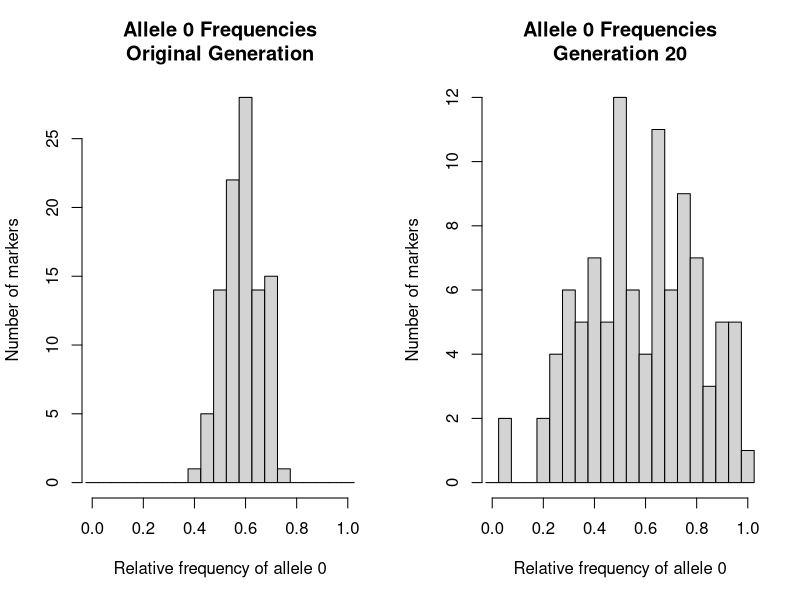
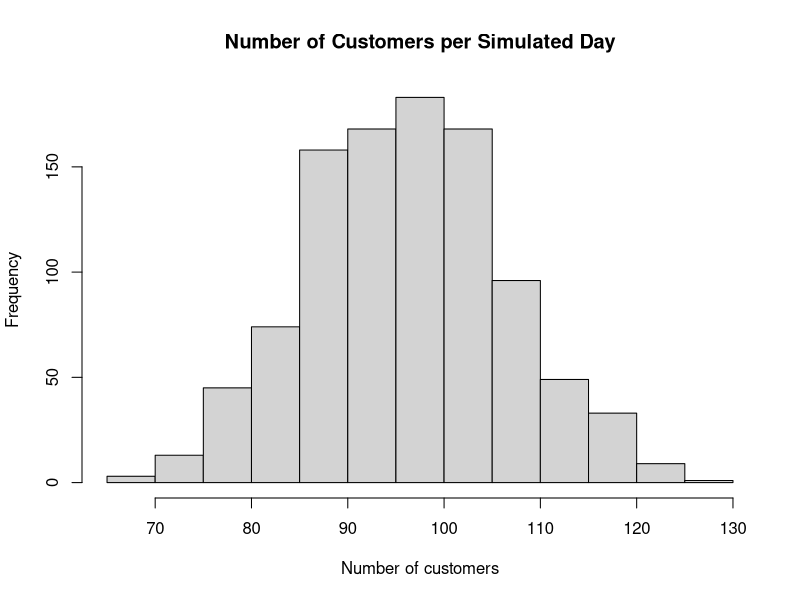
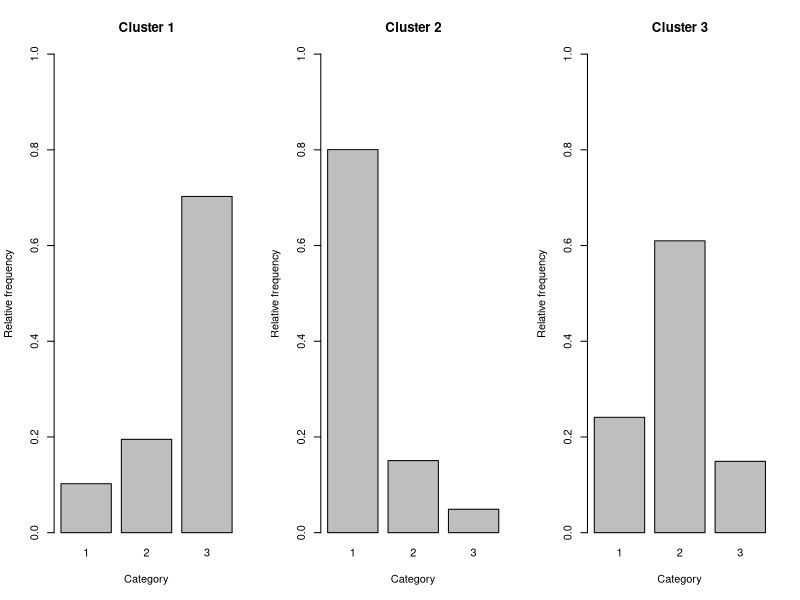

Generate these figures, in order, with R:
# Probabilistic simulation: genetic drift, customers and latent groups
# Extracted from my DATA202 Assignment 3 (code chunks in their original order).
# Requires base R only. From inside this project folder run:
# source("simulations.R")

set.seed(9876)

N <- 50
L <- 100
num_generations <- 21

# Make a new generation from the previous one
breed_new_gen <- function(df) {
    N <- nrow(df)
    L <- ncol(df) / 2

    df_new <- matrix(NA_integer_, nrow = N, ncol = L * 2)

    for (i in 1:N) {
        # Pick two different parents for this child
        parent_idxs <- sample(1:N, 2, replace = FALSE)
        parent1 <- parent_idxs[1]
        parent2 <- parent_idxs[2]

        # Randomly choose which copy each parent passes on at every marker
        allele_idxs <- matrix(
            sample(1:2, L * 2, replace = TRUE),
            nrow = L,
            ncol = 2
        )

        for (l in 1:L) {
            # The first copy comes from parent 1
            df_new[i, 2 * (l - 1) + 1] <-
                df[parent1, 2 * (l - 1) + allele_idxs[l, 1]]

            # The second copy comes from parent 2
            df_new[i, 2 * (l - 1) + 2] <-
                df[parent2, 2 * (l - 1) + allele_idxs[l, 2]]
        }
    }

    return(df_new)
}

# Start with a 60% chance of allele 0 and a 40% chance of allele 1
initial_population <- matrix(
    sample(
        0:1,
        N * L * 2,
        replace = TRUE,
        prob = c(0.6, 0.4)
    ),
    nrow = N,
    ncol = L * 2
)

# Keep the data from every generation. Each row is a person,
# each pair of columns is a marker, and each array slice is a generation.
all_generations <- array(
    NA_integer_,
    dim = c(N, L * 2, num_generations)
)

all_generations[, , 1] <- initial_population

# Use each generation to produce the next one
for (g in 2:num_generations) {
    all_generations[, , g] <-
        breed_new_gen(all_generations[, , g - 1])
}

# Check that all 21 generations were saved
dim(all_generations)

# Randomly choose 20 people from each generation without replacement
initial_sample_idxs <- sample(1:N, 20, replace = FALSE)
final_sample_idxs <- sample(1:N, 20, replace = FALSE)

initial_sample <- all_generations[initial_sample_idxs, , 1]
final_sample <- all_generations[final_sample_idxs, , num_generations]

# Work out the proportion of allele 0 for each marker
initial_freq <- sapply(1:L, function(j) {
    cols <- 2 * (j - 1) + (1:2)
    sum(initial_sample[, cols] == 0) / (20 * 2)
})

final_freq <- sapply(1:L, function(j) {
    cols <- 2 * (j - 1) + (1:2)
    sum(final_sample[, cols] == 0) / (20 * 2)
})

# Show the lowest and highest frequencies in each sample
range(initial_freq)
range(final_freq)

par(mfrow = c(1, 2))

hist(
    initial_freq,
    breaks = seq(-0.025, 1.025, by = 0.05),
    xlim = c(0, 1),
    main = "Allele 0 Frequencies\nOriginal Generation",
    xlab = "Relative frequency of allele 0",
    ylab = "Number of markers"
)

hist(
    final_freq,
    breaks = seq(-0.025, 1.025, by = 0.05),
    xlim = c(0, 1),
    main = "Allele 0 Frequencies\nGeneration 20",
    xlab = "Relative frequency of allele 0",
    ylab = "Number of markers"
)

par(mfrow = c(1, 1))

set.seed(2026)

simulate_day <- function() {
    current_time <- 0
    number_customers <- 0

    while (TRUE) {
        # Use the rate for the time when the gap starts
        if (current_time < 180) {
            gap <- rexp(1, rate = 1/8)
        } else {
            gap <- rexp(1, rate = 1/4)
        }

        next_arrival <- current_time + gap

        # Do not count someone who arrives after 5pm
        if (next_arrival > 480) {
            break
        }

        number_customers <- number_customers + 1
        current_time <- next_arrival
    }

    return(number_customers)
}

# Repeat the shop day simulation 1000 times
daily_customers <- replicate(1000, simulate_day())

# Calculate the lowest count, highest count and average
customer_range <- range(daily_customers)
customer_mean <- mean(daily_customers)

customer_range
customer_mean

hist(
    daily_customers,
    main = "Number of Customers per Simulated Day",
    xlab = "Number of customers",
    ylab = "Frequency"
)

set.seed(1010)

N <- 10000
p <- 5

# Randomly decide which cluster each observation belongs to
clusters <- sample(
    1:3,
    size = N,
    replace = TRUE,
    prob = c(0.20, 0.50, 0.30)
)

# Store the five category values for each observation
output <- matrix(NA_integer_, nrow = N, ncol = p)

# Cluster 1: category probabilities 0.10, 0.20, 0.70
output[clusters == 1, ] <- sample(
    1:3,
    sum(clusters == 1) * p,
    replace = TRUE,
    prob = c(0.10, 0.20, 0.70)
)

# Cluster 2: category probabilities 0.80, 0.15, 0.05
output[clusters == 2, ] <- sample(
    1:3,
    sum(clusters == 2) * p,
    replace = TRUE,
    prob = c(0.80, 0.15, 0.05)
)

# Cluster 3: category probabilities 0.25, 0.60, 0.15
output[clusters == 3, ] <- sample(
    1:3,
    sum(clusters == 3) * p,
    replace = TRUE,
    prob = c(0.25, 0.60, 0.15)
)

# Check how many observations ended up in each cluster
table(clusters)

par(mfrow = c(1, 3))

for (k in 1:3) {
    cluster_values <- factor(
        output[clusters == k, ],
        levels = 1:3
    )

    category_proportions <- prop.table(table(cluster_values))

    barplot(
        category_proportions,
        names.arg = c("1", "2", "3"),
        ylim = c(0, 1),
        main = paste("Cluster", k),
        xlab = "Category",
        ylab = "Relative frequency"
    )
}

par(mfrow = c(1, 1))

overall_mean <- mean(output)
overall_mean
